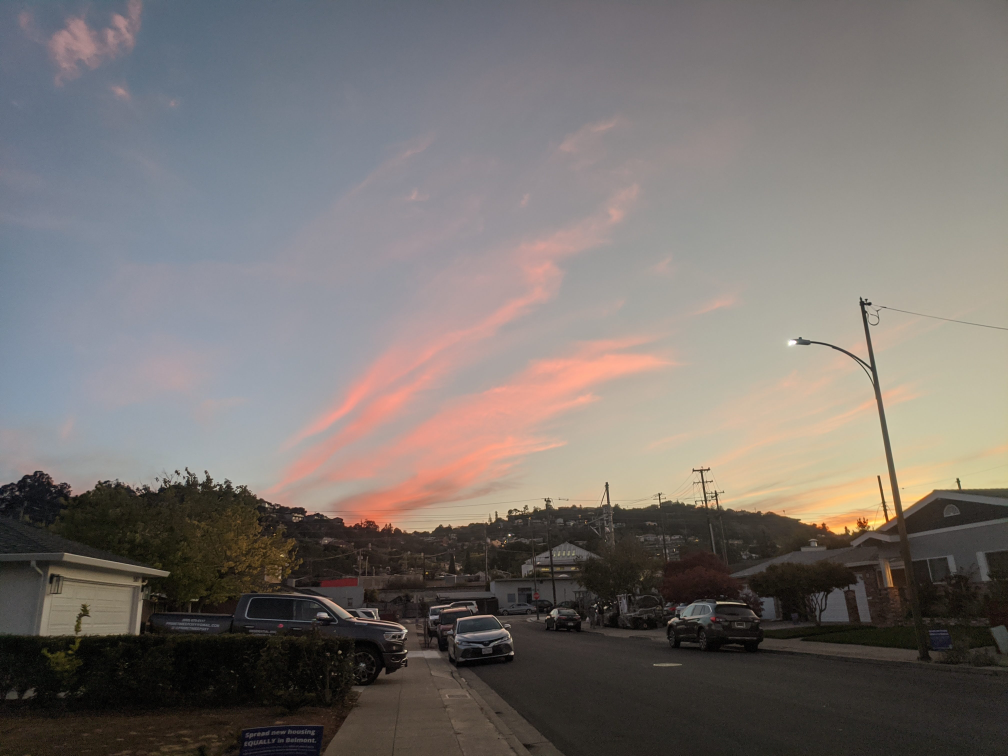
#> input picture pca/image_to_process.jpg, 4032 x 3024 px (shown at 1/4 size)
$ python pca_image.py
#> lines starting #> are read from the running program, lines starting #| are printed output that depends on the picture
#> in main, img is the input picture: shape (3024, 4032, 3); mean B, G, R 110.4, 113.5, 119.5
import cv2
import numpy as np
import matplotlib.pyplot as plt
from sklearn.decomposition import PCA


class ProcessImage:
    """
    Apply the function specified processing to an image
    """

    def resize_image(self, image, size: tuple, interpol):
#> called with size = (1024, 1024), interpol = 2
        resized_image = cv2.resize(image, size, interpolation=interpol)
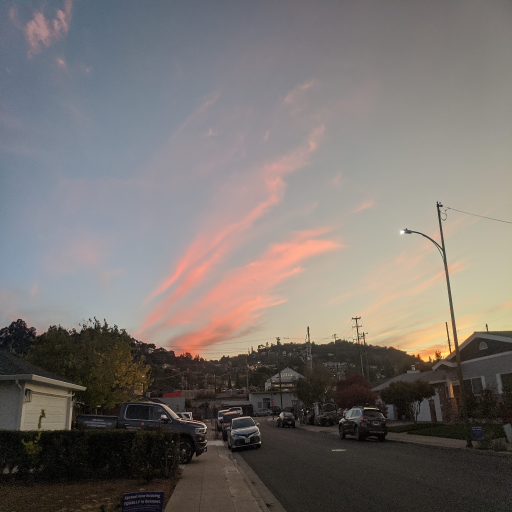
#> resized_image: shape (1024, 1024, 3) (shown at 1/2 size); mean B, G, R 110.4, 113.5, 119.5
        return resized_image

    def sobel_filter(self, image):
        print("yes")


class ApplyPCA:
    """
    Image compression using PCA.
    """
    def display_channel(self, blue, green, red):
        fig = plt.figure(figsize=(16, 9))
        fig.add_subplot(131)
        plt.title("Blue channel")
        plt.imshow(blue)

        fig.add_subplot(132)
        plt.title("Green channel")
        plt.imshow(green)

        fig.add_subplot(133)
        plt.title("Red channel")
        plt.imshow(red)
        plt.show()

    def variance_plot(self, pca_blue, pca_green, pca_red):
        fig = plt.figure(figsize=(10, 15))
        fig.add_subplot(131)
        plt.bar(list(range(1, 257)), pca_blue.explained_variance_ratio_)
        plt.xlabel("Eigen Value")
        plt.ylabel("Variance")
        plt.title("Blue channel")

        fig.add_subplot(132)
        plt.bar(list(range(1, 257)), pca_green.explained_variance_ratio_)
        plt.xlabel("Eigen Value")
        plt.ylabel("Variance")
        plt.title("Green channel")

        fig.add_subplot(133)
        plt.bar(list(range(1, 257)), pca_red.explained_variance_ratio_)
        plt.xlabel("Eigen Value")
        plt.ylabel("Variance")
        plt.title("Red channel")

        plt.show()

    def display_original_pca(self, original_image, pca_image):
        # plot original image
        fig = plt.figure(figsize=(10, 8))
        fig.add_subplot(121)
        plt.title("Original Image")
        plt.imshow(original_image)

        # plot pca image
        fig.add_subplot(122)
        plt.title("PCA Image")
        plt.imshow(pca_image)

        plt.show()

    def compress_image_pca(self, image, components):
        # split to each channel
#> called with components = 128
        blue, green, red = cv2.split(image)
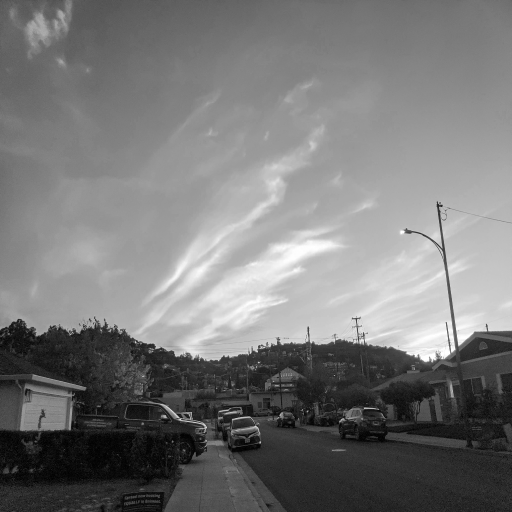
#> red: shape (1024, 1024) (shown at 1/2 size); min 0, max 255, mean 119.5
        # display each channel
        # self.display_channel(blue=blue, green=green, red=red)
        # normalize between 0 and 1
        image = np.float64(image)
        cv2.normalize(image, image, 0, 1, cv2.NORM_MINMAX)
        normalized_blue, normalized_green, normalized_red = cv2.split(image)

        # transforming blue channel
        pca_b = PCA(n_components=components)
        pca_b.fit(normalized_blue)
        pca_norm_blue = pca_b.transform(normalized_blue)
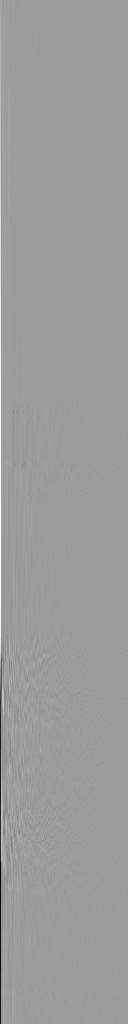
#> pca_norm_blue: shape (1024, 128) float64; min -10.71, max 6.73, mean -4.35e-16; drawn with min black and max white
        # transforming green channel
        pca_g = PCA(n_components=components)
        pca_g.fit(normalized_blue)
        pca_norm_green = pca_g.transform(normalized_green)
        # transforming red channel
        pca_r = PCA(n_components=components)
        pca_r.fit(normalized_blue)
        pca_norm_red = pca_r.transform(normalized_red)
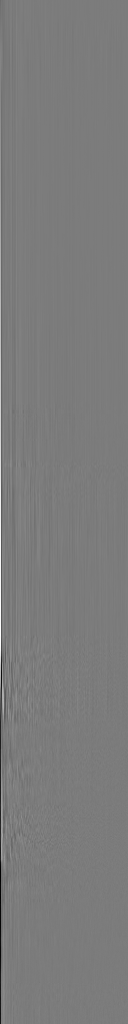
#> pca_norm_red: shape (1024, 128) float64; min -9.88, max 10.43, mean -0.00387; drawn with min black and max white

        # plotting the variance
        # self.variance_plot(pca_b, pca_g, pca_r)

        # transforming back to original image space
        transformed_blue = pca_b.inverse_transform(pca_norm_blue)
        print(transformed_blue.shape)
#| (1024, 1024)
        transformed_green = pca_b.inverse_transform(pca_norm_green)
        transformed_red = pca_b.inverse_transform(pca_norm_red)
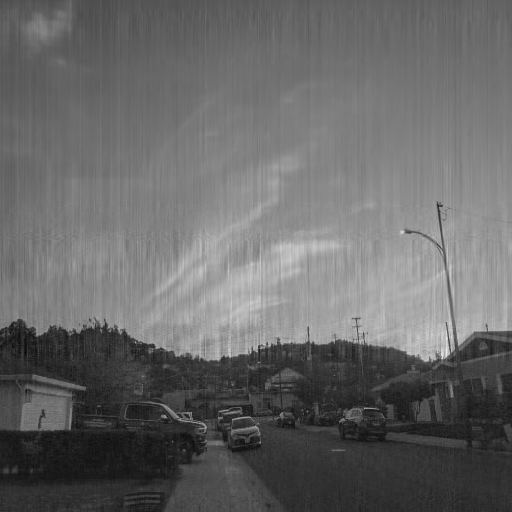
#> transformed_red: shape (1024, 1024) float64 (shown at 1/2 size); min -0.104, max 1.3, mean 0.469; drawn with min black and max white

        # merge channels to form 3 channel image
        pca_image = cv2.merge((transformed_blue, transformed_green, transformed_red))
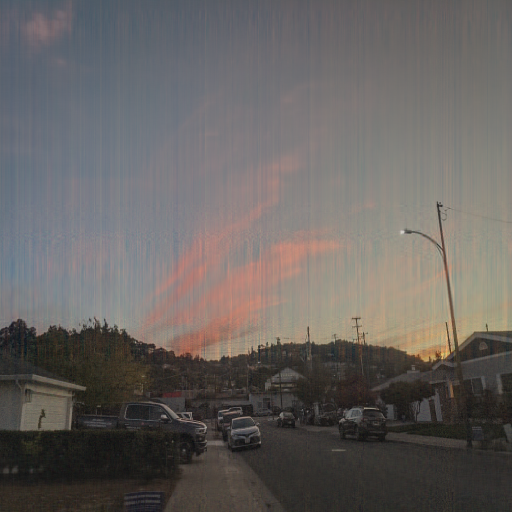
#> pca_image: shape (1024, 1024, 3) float64 (shown at 1/2 size); mean B, G, R 0.433, 0.445, 0.469; drawn with min black and max white

        # display original and pca images
        self.display_original_pca(original_image=image, pca_image=pca_image)
#> in display_original_pca, `plt.show()`:
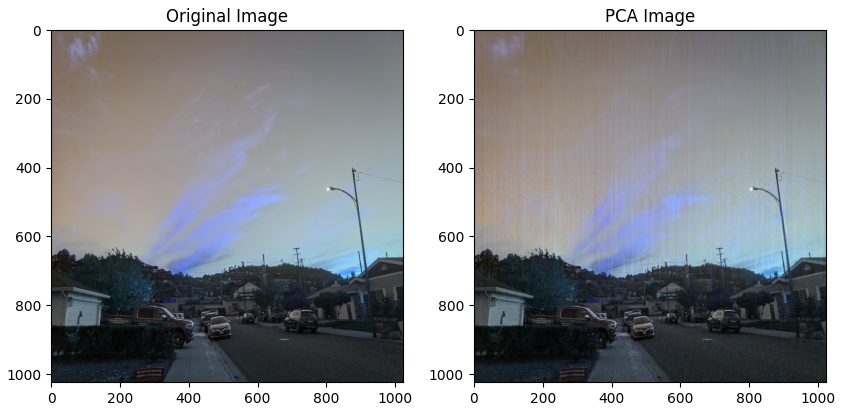
#> figure drawn by matplotlib, 2 panels; B, G, R data is drawn as R, G, B

        # convert image to 0 to 255 scale
        pca_image = cv2.convertScaleAbs(pca_image * 255)

        return pca_image


def main():
    image_path = "image_to_process.jpg"
    img = cv2.imread(image_path)
    resized_img = ProcessImage().resize_image(img, size=(1024, 1024), interpol=cv2.INTER_CUBIC)
    pca_image = ApplyPCA().compress_image_pca(resized_img, 128)
    cv2.imwrite("pca_image.png", pca_image)
    # cv2.waitKey(0)
    cv2.destroyAllWindows()


if __name__ == "__main__":
    main()
